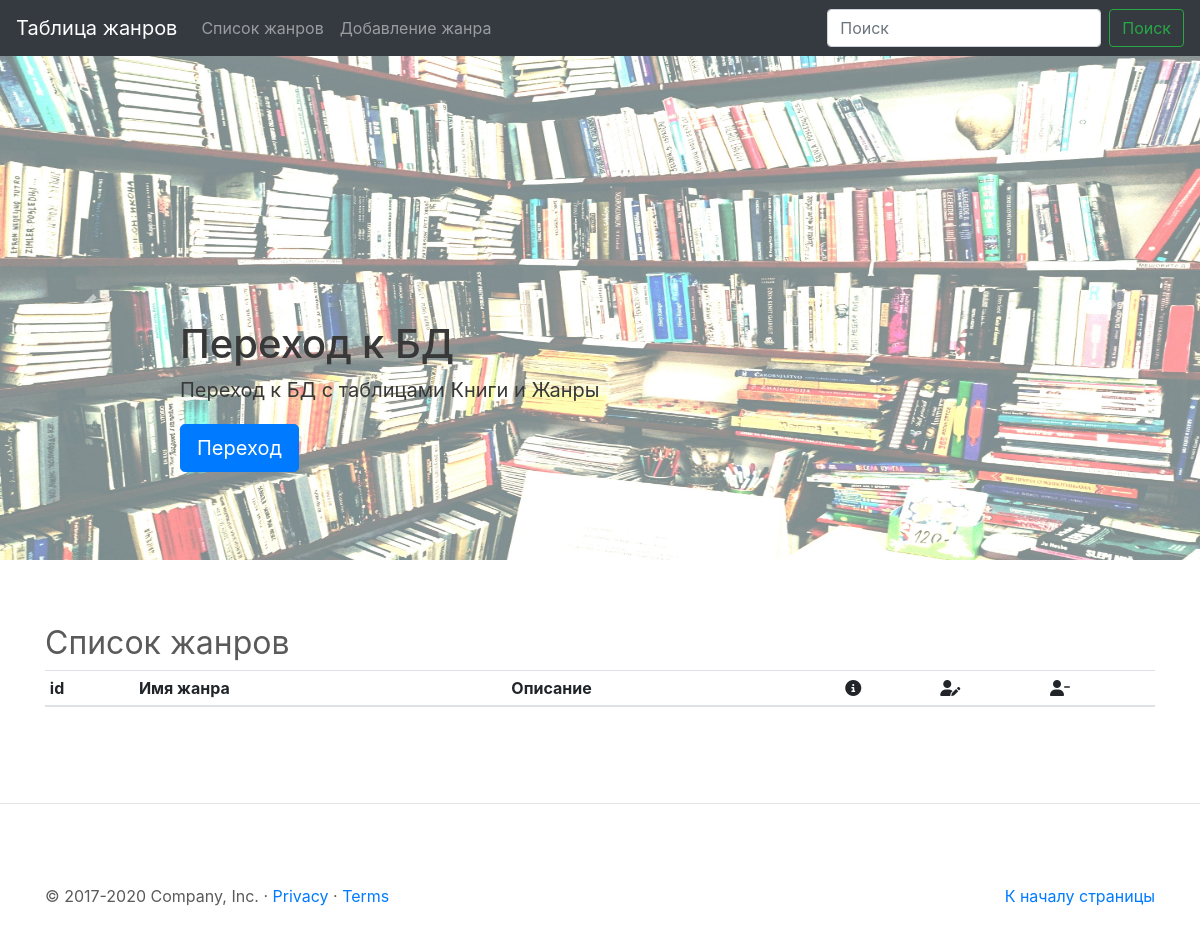
Page /genre/list/ on the earlier database version.
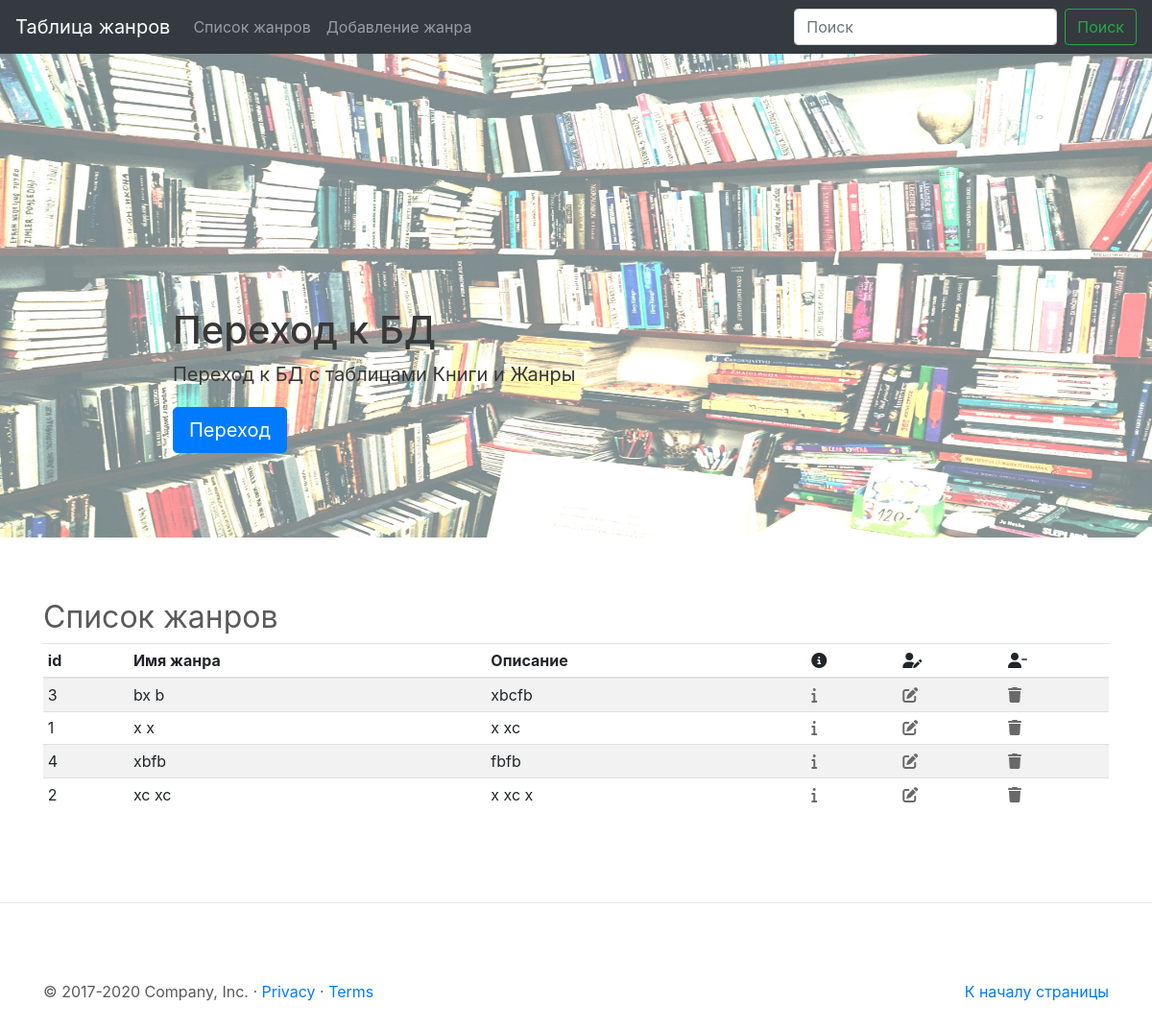
Same page on the later database version.
### genre/models.py (models this page shows, shortened)
class Genre(models.Model):
    name = models.CharField(
        verbose_name='Название жанра',
        max_length= 100
    )
    description = models.TextField(
        verbose_name='Описание жанра',
        null=True, # БД позволяет хранить поле пустым
        blank=True, # сигнал Djange, что поле мб пустым
        help_text='Поле может быть пустым'
    )
    class Meta:
        ordering = ['name']

### genre/views.py (the view)
# urls.py: path('list/', GenreList.as_view(), name='list'), # список жанров
class GenreList(ListView):
    template_name = 'genre/list_genre.html'
    context_object_name = 'genre_list'
    model = Genre

### genre/templates/genre/list_genre.html (shortened to what this page needs)
{% extends 'base.html' %}
{% block body %}
    {% include "carousel_genre.html" %}
    <div class="container marketing">
        <h2 id="list-genre">Список жанров</h2>
        <div class="table-responsive">
            <table class="table table-striped table-sm">
                <thead>
                    <tr>
                    <th>id</th>
                    <th>Имя жанра</th>
                    <th>Описание</th>
                    <th><i class="fas fa-info-circle"></i></th>
                    <th><i class="fas fa-user-edit"></i></th>
                    <th><i class="fas fa-user-minus"></i></th>
                    </tr>
                </thead>
                <tbody>
                    {% for genre in genre_list %}
                        <tr>
                            <td>{{ genre.pk }}</td>
                            <td>{{ genre.name }}</td>
                            <td>{{ genre.description }}</td>
                            <td><a href="{% url 'genre:detail' genre.pk %}" title="подробнее"><i style="color:#696969" class="fas fa-info"></i></a></td>
                            <td><a href="{% url 'genre:update' genre.pk %}" title="редактировать"><i style="color:#696969" class="fas fa-edit"></i></a></td>
                            <td><a href="{% url 'genre:delete' genre.pk %}" title="удалить"><i style="color:#696969" class="fas fa-trash"></i></a></td>
                        </tr>
                    {% endfor %}
                </tbody>
            </table>
        </div>
    </div>
{% endblock body %}

Differences in the rows shown:
added Genre: pk "3", name "bx b", description "xbcfb"
added Genre: pk "1", name "x x", description "x xc"
added Genre: pk "4", name "xbfb", description "fbfb"
added Genre: pk "2", name "xc xc", description "x xc x"
